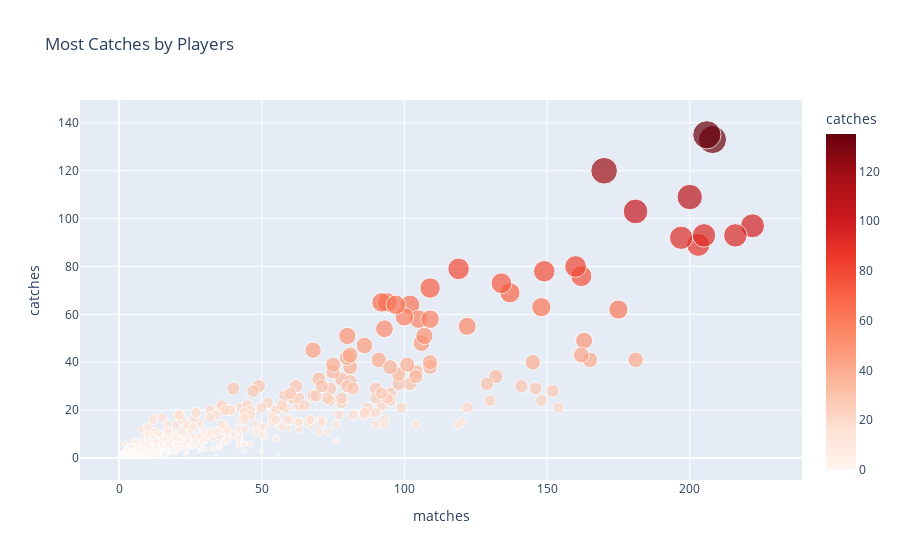

Source (notebook cell):
### Code cell
# Create the scatter plot to see the Which Player got most Catches
fig = px.scatter(final_df, x='matches', y='catches',color='catches',
                 size='catches', hover_name=final_df.index, title='Most Catches by Players')
fig.update_layout(coloraxis=dict(colorscale='reds'))

# Show the plot
fig.show()

### Figure 1 — Plotly figure (JSON) as saved in the notebook; plotly's stock layout.template omitted (floating-point values rounded to 4 significant figures; data arrays with more than 128 entries replaced by an {"elided": "..."} marker saying what was removed)
{"data": [{"hovertemplate": "<b>%{hovertext}</b><br><br>matches=%{x}<br>catches=%{marker.color}<extra></extra>", "hovertext": {"elided": "656 str values"}, "legendgroup": "", "marker": {"color": {"elided": "656 int values"}, "coloraxis": "coloraxis", "size": {"elided": "656 int values"}, "sizemode": "area", "sizeref": 0.3375, "symbol": "circle"}, "mode": "markers", "name": "", "orientation": "v", "showlegend": false, "type": "scatter", "x": {"elided": "656 int values"}, "xaxis": "x", "y": {"elided": "656 int values"}, "yaxis": "y"}], "layout": {"coloraxis": {"colorbar": {"title": {"text": "catches"}}, "colorscale": [[0, "rgb(255,245,240)"], [0.125, "rgb(254,224,210)"], [0.25, "rgb(252,187,161)"], [0.375, "rgb(252,146,114)"], [0.5, "rgb(251,106,74)"], [0.625, "rgb(239,59,44)"], [0.75, "rgb(203,24,29)"], [0.875, "rgb(165,15,21)"], [1, "rgb(103,0,13)"]]}, "legend": {"itemsizing": "constant", "tracegroupgap": 0}, "title": {"text": "Most Catches by Players"}, "xaxis": {"anchor": "y", "domain": [0, 1], "title": {"text": "matches"}}, "yaxis": {"anchor": "x", "domain": [0, 1], "title": {"text": "catches"}}}}
